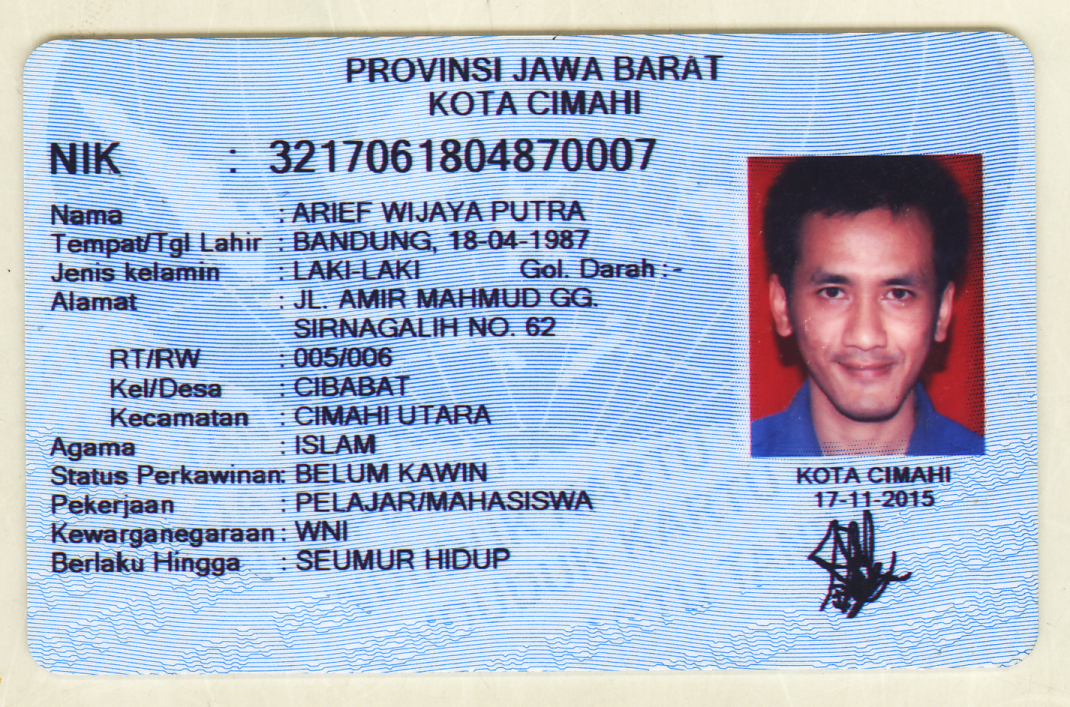
#> input picture OCR E-KTP/ktp2.png, 1070 x 707 px
$ jupyter execute --allow-errors PMMB_KAI_KTP.ipynb   (shell and % lines are left out)
#> lines starting #> are read from the running program, lines starting #| are printed output that depends on the picture
[cell 1]
import cv2
import numpy as np
import pytesseract
import matplotlib.pyplot as plt
import pandas as pd
from PIL import Image
import json

[cell 2]
img = cv2.imread('ktp2.png')
#> img is the input picture: shape (707, 1070, 3); mean B, G, R 211.2, 185.7, 171.3

[cell 3]
real_pic = cv2.cvtColor(img, cv2.COLOR_BGR2RGB)
plt.imshow(real_pic)

[cell 4]
gray = cv2.cvtColor(img, cv2.COLOR_BGR2GRAY)
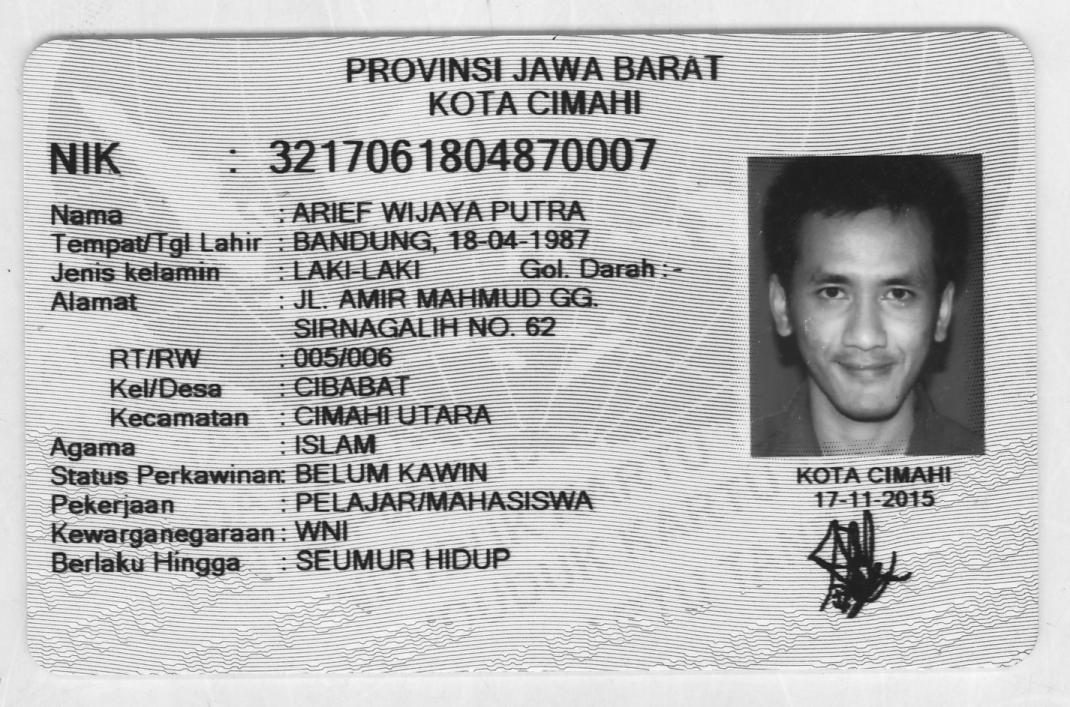
#> gray: shape (707, 1070); min 19, max 254, mean 184.3
plt.imshow(gray, cmap='gray')

[cell 5]
th, threshed = cv2.threshold(gray, 127, 255, cv2.THRESH_TRUNC)
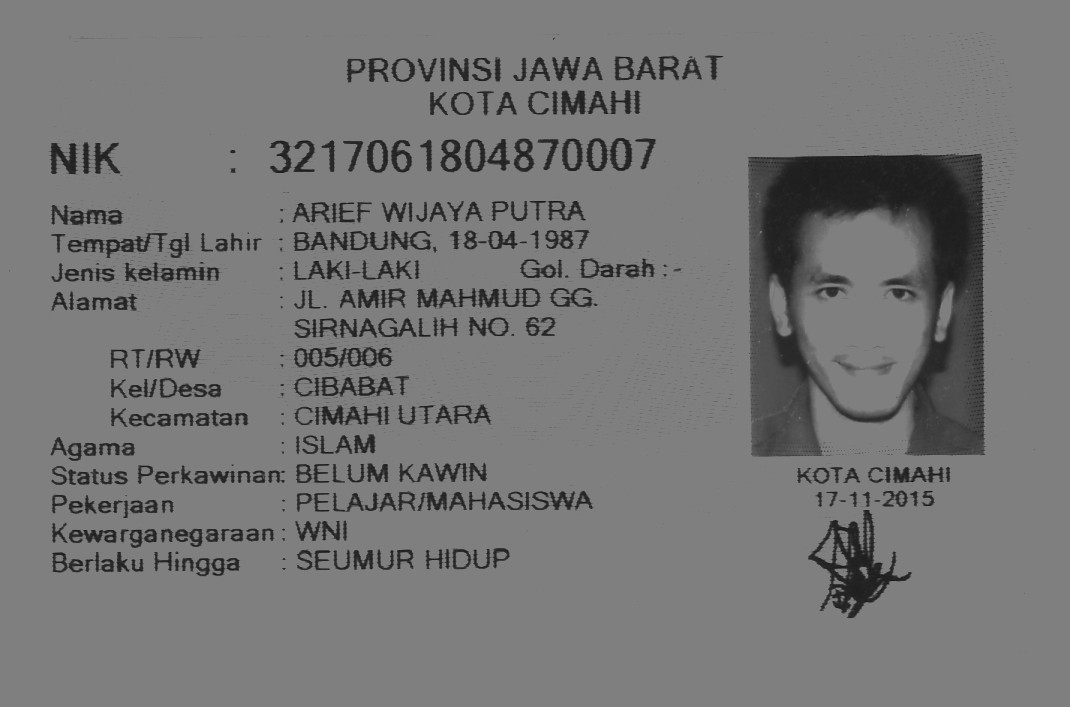
#> threshed: shape (707, 1070); min 19, max 127, mean 117.3
#> (the rest of this cell did not finish here and is left out)
